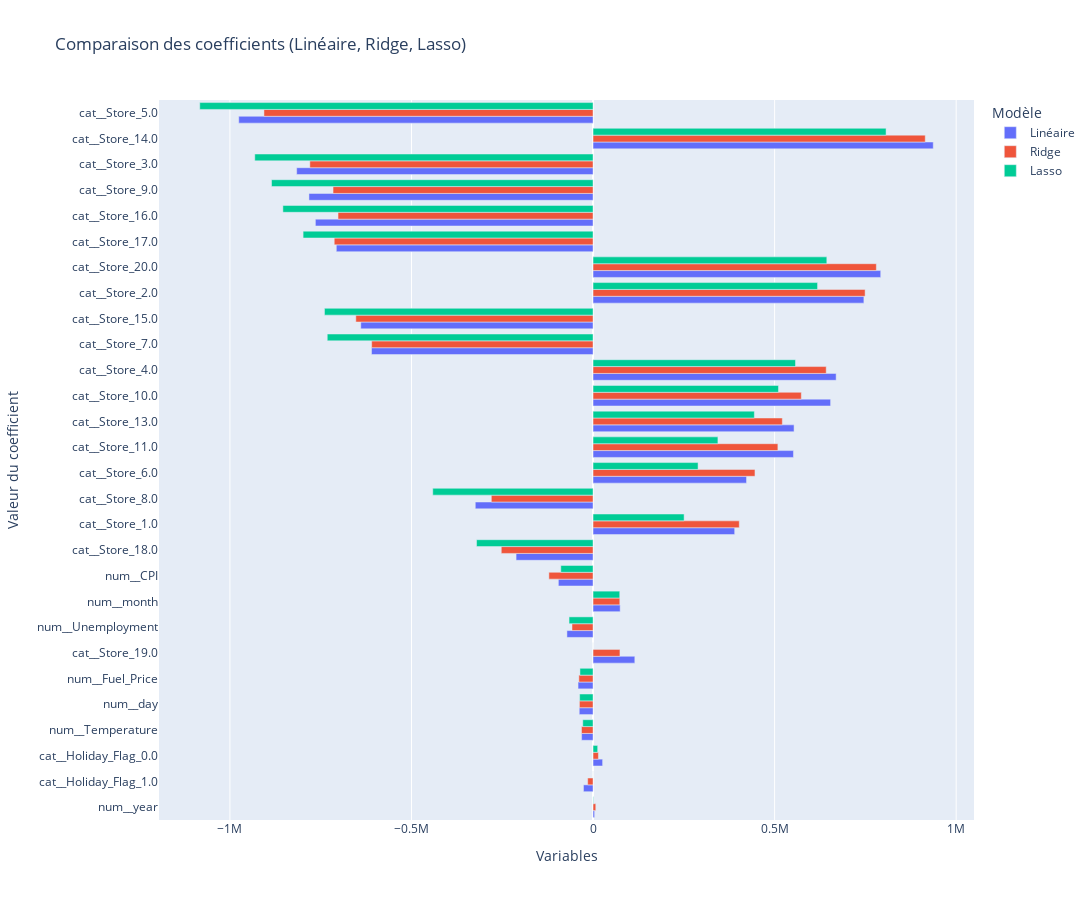

Notebook code cell kept with this figure:
### Markdown cell above
## Analyse des coefficients des modèles

- Influence des variables sur les prédictions pour les trois modèles : régression linéaire simple, Ridge et Lasso.

- Récupération des coefficients après entraînement pour chaque modèle.

- Création d’un DataFrame regroupant les coefficients associés à chaque variable.

- Mise en forme pour visualisation : conversion en format “long” pour n'avoir que 3 colonnes Features, Modèle, Coef et tri des variables par importance absolue moyenne.

### Code cell
# Récupération des coefficients
lin_coeffs = model.coef_
ridge_coeffs = best_ridge.best_estimator_.coef_
lasso_coeffs = best_lasso.best_estimator_.coef_

# Noms des features (après preprocessing)
feature_names = preprocessor.get_feature_names_out()

# Construction du DataFrame
df_coeffs = pd.DataFrame({
    "Feature": feature_names,
    "Linéaire": lin_coeffs,
    "Ridge": ridge_coeffs,
    "Lasso": lasso_coeffs
})

# Transformation en format "long" pour plotly express
df_long = df_coeffs.melt(id_vars="Feature", 
                         value_vars=["Linéaire","Ridge","Lasso"],
                         var_name="Modèle",
                         value_name="Coefficient")

# Tri par importance absolue moyenne
df_long["Importance"] = df_long["Coefficient"].abs()
order = df_long.groupby("Feature")["Importance"].mean().sort_values(ascending=False).index

# Graphique interactif
fig = px.bar(df_long, x="Coefficient", y="Feature", color="Modèle",
             title="Comparaison des coefficients (Linéaire, Ridge, Lasso)",
             barmode="group", category_orders={"Feature": order})

fig.update_layout(xaxis_title="Variables", yaxis_title="Valeur du coefficient", width=1200, height=900)
fig.show()

### Figure 1 — Plotly figure (JSON) as saved in the notebook; plotly's stock layout.template omitted (floating-point values rounded to 4 significant figures)
{"data": [{"alignmentgroup": "True", "hovertemplate": "Modèle=Linéaire<br>Coefficient=%{x}<br>Feature=%{y}<extra></extra>", "legendgroup": "Linéaire", "marker": {"color": "#636efa", "pattern": {"shape": ""}}, "name": "Linéaire", "offsetgroup": "Linéaire", "orientation": "h", "showlegend": true, "textposition": "auto", "type": "bar", "x": [-31510.0, -41300.0, -95520.0, -71940.0, 4282.0, 74670.0, -37980.0, 390000.0, 745800.0, -816200.0, 669400.0, -975700.0, 422700.0, -610000.0, -324300.0, -782400.0, 654200.0, 551900.0, 553600.0, 936900.0, -639600.0, -764600.0, -707000.0, -211900.0, 115100.0, 792200.0, 26370.0, -26370.0], "xaxis": "x", "y": ["num__Temperature", "num__Fuel_Price", "num__CPI", "num__Unemployment", "num__year", "num__month", "num__day", "cat__Store_1.0", "cat__Store_2.0", "cat__Store_3.0", "cat__Store_4.0", "cat__Store_5.0", "cat__Store_6.0", "cat__Store_7.0", "cat__Store_8.0", "cat__Store_9.0", "cat__Store_10.0", "cat__Store_11.0", "cat__Store_13.0", "cat__Store_14.0", "cat__Store_15.0", "cat__Store_16.0", "cat__Store_17.0", "cat__Store_18.0", "cat__Store_19.0", "cat__Store_20.0", "cat__Holiday_Flag_0.0", "cat__Holiday_Flag_1.0"], "yaxis": "y"}, {"alignmentgroup": "True", "hovertemplate": "Modèle=Ridge<br>Coefficient=%{x}<br>Feature=%{y}<extra></extra>", "legendgroup": "Ridge", "marker": {"color": "#EF553B", "pattern": {"shape": ""}}, "name": "Ridge", "offsetgroup": "Ridge", "orientation": "h", "showlegend": true, "textposition": "auto", "type": "bar", "x": [-31810.0, -39070.0, -121600.0, -57940.0, 7541.0, 73720.0, -37530.0, 402700.0, 749200.0, -779900.0, 642100.0, -906300.0, 445900.0, -609600.0, -280100.0, -716000.0, 573600.0, 509000.0, 521200.0, 914800.0, -653300.0, -702300.0, -712700.0, -252700.0, 74100.0, 780200.0, 14770.0, -14770.0], "xaxis": "x", "y": ["num__Temperature", "num__Fuel_Price", "num__CPI", "num__Unemployment", "num__year", "num__month", "num__day", "cat__Store_1.0", "cat__Store_2.0", "cat__Store_3.0", "cat__Store_4.0", "cat__Store_5.0", "cat__Store_6.0", "cat__Store_7.0", "cat__Store_8.0", "cat__Store_9.0", "cat__Store_10.0", "cat__Store_11.0", "cat__Store_13.0", "cat__Store_14.0", "cat__Store_15.0", "cat__Store_16.0", "cat__Store_17.0", "cat__Store_18.0", "cat__Store_19.0", "cat__Store_20.0", "cat__Holiday_Flag_0.0", "cat__Holiday_Flag_1.0"], "yaxis": "y"}, {"alignmentgroup": "True", "hovertemplate": "Modèle=Lasso<br>Coefficient=%{x}<br>Feature=%{y}<extra></extra>", "legendgroup": "Lasso", "marker": {"color": "#00cc96", "pattern": {"shape": ""}}, "name": "Lasso", "offsetgroup": "Lasso", "orientation": "h", "showlegend": true, "textposition": "auto", "type": "bar", "x": [-28280.0, -36090.0, -88760.0, -66110.0, 1011.0, 73500.0, -36920.0, 250800.0, 618300.0, -931500.0, 557500.0, -1083000.0, 289200.0, -731900.0, -441400.0, -885400.0, 510600.0, 343900.0, 444200.0, 806900.0, -739600.0, -854100.0, -798400.0, -320800.0, 0.0, 643800.0, 12790.0, -6.163e-12], "xaxis": "x", "y": ["num__Temperature", "num__Fuel_Price", "num__CPI", "num__Unemployment", "num__year", "num__month", "num__day", "cat__Store_1.0", "cat__Store_2.0", "cat__Store_3.0", "cat__Store_4.0", "cat__Store_5.0", "cat__Store_6.0", "cat__Store_7.0", "cat__Store_8.0", "cat__Store_9.0", "cat__Store_10.0", "cat__Store_11.0", "cat__Store_13.0", "cat__Store_14.0", "cat__Store_15.0", "cat__Store_16.0", "cat__Store_17.0", "cat__Store_18.0", "cat__Store_19.0", "cat__Store_20.0", "cat__Holiday_Flag_0.0", "cat__Holiday_Flag_1.0"], "yaxis": "y"}], "layout": {"barmode": "group", "height": 900, "legend": {"title": {"text": "Modèle"}, "tracegroupgap": 0}, "title": {"text": "Comparaison des coefficients (Linéaire, Ridge, Lasso)"}, "width": 1200, "xaxis": {"anchor": "y", "domain": [0, 1], "title": {"text": "Variables"}}, "yaxis": {"anchor": "x", "categoryarray": ["num__year", "cat__Holiday_Flag_1.0", "cat__Holiday_Flag_0.0", "num__Temperature", "num__day", "num__Fuel_Price", "cat__Store_19.0", "num__Unemployment", "num__month", "num__CPI", "cat__Store_18.0", "cat__Store_1.0", "cat__Store_8.0", "cat__Store_6.0", "cat__Store_11.0", "cat__Store_13.0", "cat__Store_10.0", "cat__Store_4.0", "cat__Store_7.0", "cat__Store_15.0", "cat__Store_2.0", "cat__Store_20.0", "cat__Store_17.0", "cat__Store_16.0", "cat__Store_9.0", "cat__Store_3.0", "cat__Store_14.0", "cat__Store_5.0"], "categoryorder": "array", "domain": [0, 1], "title": {"text": "Valeur du coefficient"}}}}
